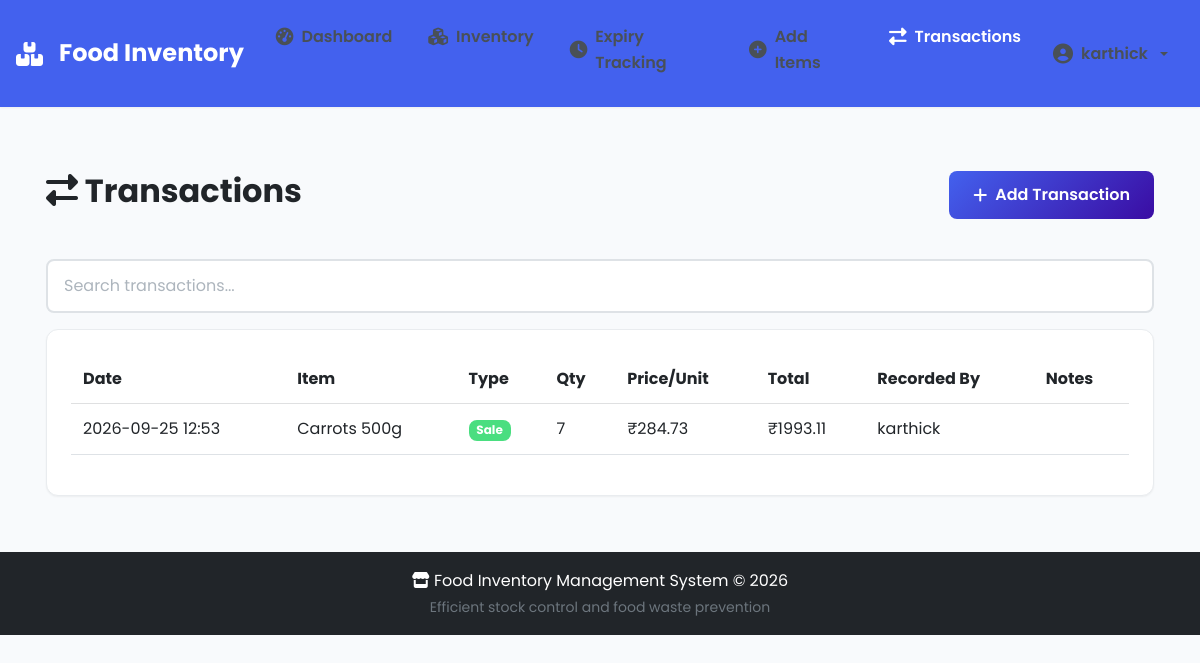
The app's page /transactions/ (signed in) with its own data.
### inventory/models.py (models this page shows, shortened)
class User(AbstractUser):
    role = models.CharField(max_length=20, default='staff')  # admin, manager, staff
    created_at = models.DateTimeField(auto_now_add=True)

class Transaction(models.Model):
    item = models.ForeignKey(FoodItem, on_delete=models.CASCADE, related_name='transactions')
    transaction_type = models.CharField(max_length=20)  # sale, restock, waste, discount
    quantity = models.IntegerField()
    price_per_unit = models.FloatField(null=True, blank=True)
    total_amount = models.FloatField(null=True, blank=True)
    transaction_date = models.DateTimeField(default=timezone.now)
    notes = models.TextField(blank=True, default='')
    user = models.ForeignKey(User, on_delete=models.SET_NULL, null=True, blank=True, related_name='transactions')
    class Meta:
        ordering = ['-transaction_date']

class FoodItem(models.Model):
    item_code = models.CharField(max_length=50, unique=True)
    name = models.CharField(max_length=200)
    category = models.CharField(max_length=100)
    quantity = models.IntegerField(default=0)
    price = models.FloatField()
    expiry_date = models.DateField()
    created_at = models.DateTimeField(auto_now_add=True)
    updated_at = models.DateTimeField(auto_now=True)
    status = models.CharField(max_length=20, default='active')
    class Meta:
        ordering = ['name']

### inventory/views.py (the view)
# urls.py: path('transactions/', views.transactions_view, name='transactions'),
@login_required
def transactions_view(request):
    transactions = Transaction.objects.select_related('item', 'user').order_by('-transaction_date')
    items = FoodItem.objects.order_by('name')
    return render(request, 'transactions.html', {'transactions': transactions, 'items': items})

### templates/transactions.html (shortened to what this page needs)
{% extends "base.html" %}
{% block content %}
<div class="container mt-4">
    <div class="d-flex justify-content-between align-items-center mb-4">
        <h2><i class="fas fa-exchange-alt"></i> Transactions</h2>
        <button class="btn btn-primary" data-bs-toggle="modal" data-bs-target="#transactionModal">
            <i class="fas fa-plus"></i> Add Transaction
        </button>
    </div>
    <div class="row mb-3">
        <div class="col-md-6">
            <input type="text" id="searchInput" class="form-control" placeholder="Search transactions...">
        </div>
    </div>
    <div class="card shadow-sm">
        <div class="card-body">
            <div class="table-responsive">
                <table class="table table-hover align-middle">
                    <thead class="table-light">
                        <tr>
                            <th>Date</th>
                            <th>Item</th>
                            <th>Type</th>
                            <th>Qty</th>
                            <th>Price/Unit</th>
                            <th>Total</th>
                            <th>Recorded By</th>
                            <th>Notes</th>
                        </tr>
                    </thead>
                    <tbody id="transactionTable">
                        {% for t in transactions %}
                        <tr>
                            <td>{{ t.transaction_date|date:"Y-m-d H:i" }}</td>
                            <td>{{ t.item.name }}</td>
                            <td>
                                {% if t.transaction_type == 'sale' %}
                                <span class="badge bg-success">Sale</span>
                                {% elif t.transaction_type == 'restock' %}
                                <span class="badge bg-primary">Restock</span>
                                {% elif t.transaction_type == 'waste' %}
                                <span class="badge bg-danger">Waste</span>
                                {% elif t.transaction_type == 'discount' %}
                                <span class="badge bg-warning text-dark">Discount</span>
                                {% else %}
                                <span class="badge bg-secondary">{{ t.transaction_type }}</span>
                                {% endif %}
                            </td>
                            <td>{{ t.quantity }}</td>
                            <td>₹{{ t.price_per_unit|floatformat:2 }}</td>
                            <td>₹{{ t.total_amount|floatformat:2 }}</td>
                            <td>{{ t.user.username|default:'System' }}</td>
                            <td>{{ t.notes|default:'' }}</td>
                        </tr>
                        {% empty %}
                        <tr>
                            <td colspan="8" class="text-center">No transactions found</td>
                        </tr>
                        {% endfor %}
                    </tbody>
                </table>
            </div>
        </div>
    </div>
</div>
{% endblock %}

### templates/base.html (shortened to what this page needs)
{% load static %}
<!DOCTYPE html>
<html lang="en">
<head>
    <link href="https://cdn.jsdelivr.net/npm/bootstrap@5.3.0/dist/css/bootstrap.min.css" rel="stylesheet">
    <link rel="stylesheet" href="https://cdnjs.cloudflare.com/ajax/libs/font-awesome/6.4.0/css/all.min.css">
    <link rel="stylesheet" href="{% static 'css/style.css' %}">
</head>
<body>
    <nav class="navbar navbar-expand-lg navbar-dark bg-primary shadow-sm">
        <div class="container-fluid">
            <a class="navbar-brand fw-bold" href="{% url 'dashboard' %}">
                <i class="fas fa-boxes me-2"></i> Food Inventory
            </a>
            <div class="collapse navbar-collapse" id="navbarNav">
                {% if user.is_authenticated %}
                <ul class="navbar-nav me-auto mb-2 mb-lg-0 gap-1">
                    <li class="nav-item">
                        <a class="nav-link d-flex align-items-center gap-2 px-3 rounded {% if request.resolver_match.url_name == 'dashboard' %}active{% endif %}"
                            href="{% url 'dashboard' %}">
                            <i class="fas fa-tachometer-alt"></i> <span>Dashboard</span>
                        </a>
                    </li>
                    <li class="nav-item">
                        <a class="nav-link d-flex align-items-center gap-2 px-3 rounded {% if request.resolver_match.url_name == 'inventory' %}active{% endif %}"
                            href="{% url 'inventory' %}">
                            <i class="fas fa-cubes"></i> <span>Inventory</span>
                        </a>
                    </li>
                    <li class="nav-item">
                        <a class="nav-link d-flex align-items-center gap-2 px-3 rounded {% if request.resolver_match.url_name == 'expiry_tracking' %}active{% endif %}"
                            href="{% url 'expiry_tracking' %}">
                            <i class="fas fa-clock"></i> <span>Expiry Tracking</span>
                        </a>
                    </li>
                    <li class="nav-item">
                        <a class="nav-link d-flex align-items-center gap-2 px-3 rounded {% if request.resolver_match.url_name == 'add_item' %}active{% endif %}"
                            href="{% url 'add_item' %}">
                            <i class="fas fa-plus-circle"></i> <span>Add Items</span>
                        </a>
                    </li>
                    <li class="nav-item">
                        <a class="nav-link d-flex align-items-center gap-2 px-3 rounded {% if request.resolver_match.url_name == 'transactions' %}active{% endif %}"
                            href="{% url 'transactions' %}">
                            <i class="fas fa-exchange-alt"></i> <span>Transactions</span>
                        </a>
                    </li>
                </ul>
                <ul class="navbar-nav ms-auto align-items-center">
                    <li class="nav-item dropdown">
                        <a class="nav-link dropdown-toggle d-flex align-items-center gap-2 px-3" href="#" role="button"
                            data-bs-toggle="dropdown">
                            <i class="fas fa-user-circle fs-5"></i> <span>{{ user.username }}</span>
                        </a>
                    </li>
                </ul>
                {% endif %}
            </div>
        </div>
    </nav>
    <main class="py-4">
        {% block content %}{% endblock %}
    </main>
    <footer class="bg-dark text-white py-3 mt-5">
        <div class="container text-center">
            <p class="mb-0">
                <i class="fas fa-store"></i> Food Inventory Management System &copy; 2026
            </p>
            <small class="text-muted">Efficient stock control and food waste prevention</small>
        </div>
    </footer>
</body>
</html>

### records on screen
User: username "karthick"
Transaction: transaction_date "2026-09-25 12:53", item.name "Carrots 500g", transaction_type "Sale", quantity "7", price_per_unit "284.73", total_amount "1993.11", user.username "karthick"
